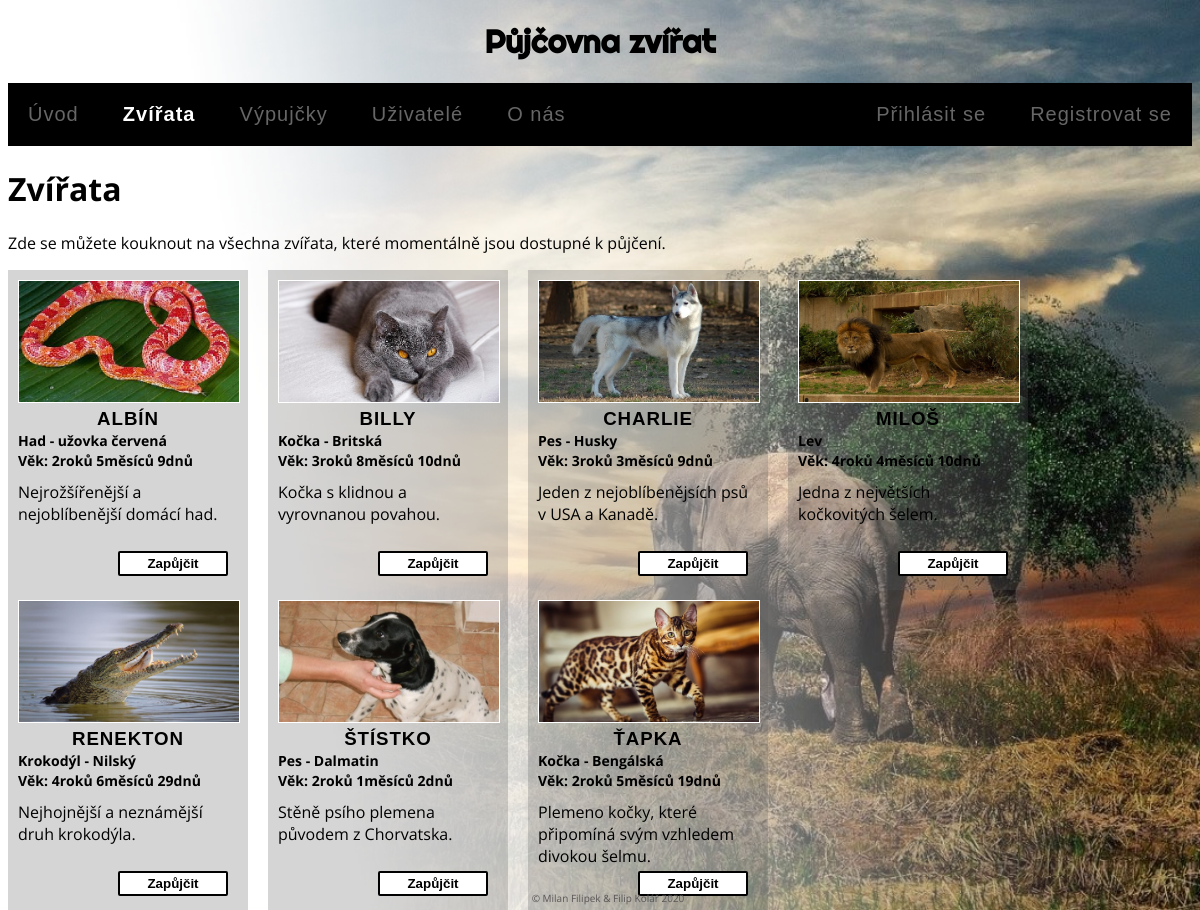
The app's page /app/zvirata.php with its own data.
### tables this page shows
CREATE TABLE IF NOT EXISTS `zvirata` (
`IDz` int(11) NOT NULL,
  `druh` varchar(25) NOT NULL,
  `jmeno` varchar(25) NOT NULL,
  `dat_nar` date NOT NULL,
  `popis` varchar(512) DEFAULT NULL,
  `obrazek` varchar(255) NOT NULL
);

### app/zvirata.php (the view, shortened to what this page needs)
<?php
require 'static/db_pripojeni.php';
require 'static/html_top.php';
  $dotaz = "
    SELECT z.*, DATEDIFF(CURTIME(),z.dat_nar) as vek
    FROM zvirata z LEFT JOIN vypujcky v ON z.IDz = v.IDz
	WHERE v.IDz IS NULL OR v.IDz NOT IN (SELECT z.IDz FROM zvirata z LEFT JOIN vypujcky v ON z.IDz = v.IDz WHERE v.datum_vraceni IS NULL)
	GROUP BY z.jmeno
  ";
  $zvirata = mysqli_query($db, $dotaz);
  $zvirata = mysqli_fetch_all($zvirata, MYSQLI_ASSOC);
?>
  <h1>Zvířata</h1>
  <p>Zde se můžete kouknout na všechna zvířata, které momentálně jsou dostupné k půjčení.</p>
<?php
  foreach ($zvirata as $zvire) {
	$days = $zvire["vek"];
	$start_date = new DateTime();
	$end_date = (new $start_date)->add(new DateInterval("P{$days}D") );
	$dd = date_diff($start_date,$end_date);
	$id=$zvire['IDz'];
	echo "<div class='zvirata'>";
		echo "<img src='{$zvire["obrazek"]}'>";
		echo "<h3>{$zvire["jmeno"]}</h3>";
		echo "<h4>{$zvire["druh"]}</h4>";
		if($dd->y == 0){
			echo "<h4>Věk: ".$dd->m."měsíců ".$dd->d."dnů"."</h4>";
		}
		else{
			echo "<h4>Věk: ".$dd->y."roků ".$dd->m."měsíců ".$dd->d."dnů"."</h4>";
		}
		echo "<p class='popis'>{$zvire["popis"]}</p>";
		echo "<form action='objednavka.php?id=$id' method='post'>
			      <input type='submit' name='vypujceni' value='Zapůjčit' class='zapujcitbtn'/>
			  </form>";
	echo "</div>";
  }
?>
<?php
	require 'static/html_bottom.php';
?>

### app/static/html_top.php (shortened to what this page needs)
<!DOCTYPE html>
<html>
<head>
  <link rel="stylesheet" href="styl.css" type="text/css">
</head>
<body>
<header>
  <h1>Půjčovna zvířat</h1>
  <?php $activePage = basename($_SERVER['PHP_SELF'], ".php"); ?>
</header>
<nav>
<?php
  include 'navigace.php';
?>
</nav>

### app/static/navigace.php
<ul>
  <li class="<?=($activePage == 'index') ? 'active':''; ?>"><a href="index.php">Úvod</a></li>
  <li class="<?= ($activePage == 'zvirata') ? 'active':''; ?>"><a href="zvirata.php">Zvířata</a></li>
  <li class="<?= ($activePage == 'vypujcky') ? 'active':''; ?>"><a href="vypujcky.php">Výpujčky</a></li>
  <li class="<?= ($activePage == 'uzivatele') ? 'active':''; ?>"><a href="uzivatele.php">Uživatelé</a></li>
  <li class="<?= ($activePage == 'about') ? 'active':''; ?>"><a href="about.php">O nás</a></li>
  <?php
    include 'panelUzivatele.php';
  ?>
</ul>

### app/static/panelUzivatele.php
<div class="panelUzivatel">
    <?php
      if (isset($_SESSION["uzivatel"])) {
    ?>
      <li>Přihlášený uživatel: <?= $_SESSION["uzivatel"]["jmeno"] ?> <?= $_SESSION["uzivatel"]["prijmeni"] ?></li>
	  <li><a href="logout.php">Odhlásit se</a></li>
    <?php
      } else {
    ?>
      <li class="<?=($activePage == 'login') ? 'active':''; ?>"><a href="login.php">Přihlásit se</a></li>
	  <li class="<?=($activePage == 'registrace') ? 'active':''; ?>"><a href="registrace.php">Registrovat se</a></li>
    <?php
      }
    ?>
 </div>

### app/static/html_bottom.php
  <footer>
     &copy; Milan Filipek & Filip Kolář 2020
  </footer>
  </body>
</html>

### app/styl.css (style rules this page uses)
html { min-height:100%; position:relative; }
body { font-family: 'Open Sans', sans-serif; background-image: url("imgs/bg/fadeToWhite.png"), url("imgs/bg/slon.jpg"); background-repeat: no-repeat; background-size: cover, cover; background-position: right; height: 100%; }
footer { font-size: 10px; color: #595656; position: fixed; bottom: 5px; text-align: center; width: 100%; }
header h1 { font-family: Righteous, sans-serif; text-align: center; }
.panelUzivatel { float:right; color: white; display:inline-block; }
nav ul { background-color: black; margin: 0; padding: 0; }
nav li { display: inline-block; }
nav a { display: block; padding: 20px; text-decoration: none; font-size: 20px; letter-spacing: 0.05em; color: #666; font-family: "Raleway",Helvetica,Arial,Verdana,sans-serif; font-weight: 400; }
nav li.active a { font-family: "Raleway",Helvetica,Arial,Verdana,sans-serif; color: white; font-weight: 600; }
.zapujcitbtn { width: 50%; margin-left: 100px; transition: 0.5s; background-color: white; color: black; text-align: center; border: 2px solid black; border-radius: 2px; -moz-border-radius: 2px; -webkit-border-radius: 2px; height: 25px; font-weight: bold; margin-top: 15px; }
.zvirata { background-color: #59575740; float: left; padding: 10px; width: 220px; margin-right: 20px; height: 300px; }
.zvirata img { display: block; width: 220px; border: 1px solid white; }
.zvirata h3 { text-align: center; margin: 0; padding: 0; padding-top: 0px; padding-top: 5px; letter-spacing: 0.05em; font-family: "Raleway",Helvetica,Arial,Verdana,sans-serif; font-weight: 700; text-transform: uppercase; }
.zvirata h4 { margin-top: 1px; margin-bottom: 1px; font-size: 14px; }
.popis { margin: 0; padding-bottom: 10px; padding-top: 10px; height: 15%; }

### records on screen
zvirata: obrazek (picture), jmeno "ALBÍN", druh "Had - užovka červená", popis "Nejrožšířenější a nejoblíbenější domácí had."
zvirata: obrazek (picture), jmeno "BILLY", druh "Kočka - Britská", popis "Kočka s klidnou a vyrovnanou povahou."
zvirata: obrazek (picture), jmeno "CHARLIE", druh "Pes - Husky", popis "Jeden z nejoblíbenějsích psů v USA a Kanadě."
zvirata: obrazek (picture), jmeno "MILOŠ", druh "Lev", popis "Jedna z největších kočkovitých šelem."
zvirata: obrazek (picture), jmeno "RENEKTON", druh "Krokodýl - Nilský", popis "Nejhojnější a neznámější druh krokodýla."
zvirata: obrazek (picture), jmeno "ŠTÍSTKO", druh "Pes - Dalmatin", popis "Stěně psího plemena původem z Chorvatska."
zvirata: obrazek (picture), jmeno "ŤAPKA", druh "Kočka - Bengálská", popis "Plemeno kočky, které připomíná svým vzhledem divokou šelmu."
